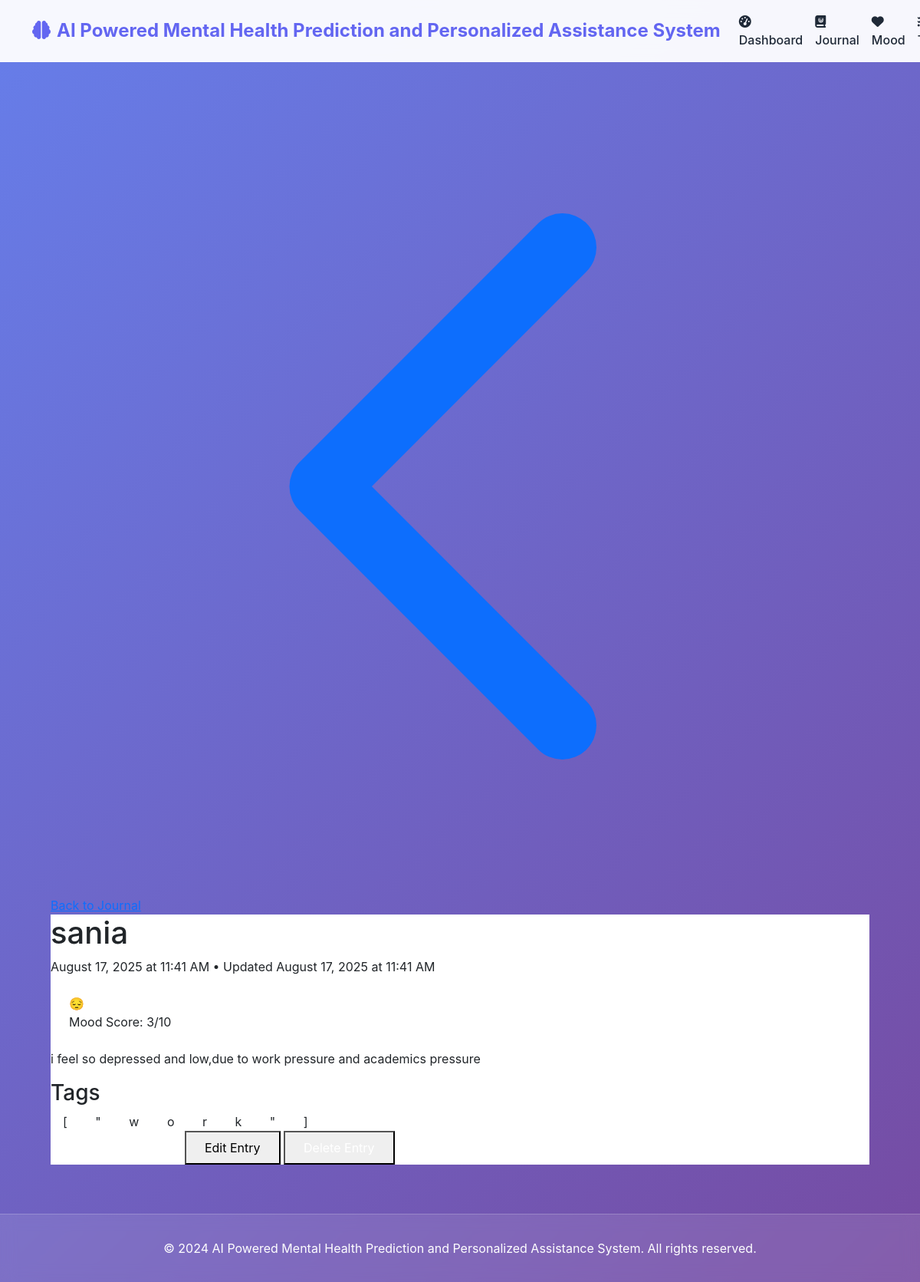
/journal/2 (signed in), run on the app's committed database.
### models.py (models this page shows)
class JournalEntry(db.Model):
    __tablename__ = 'journal_entries'
    id = db.Column(db.Integer, primary_key=True)
    user_id = db.Column(db.Integer, db.ForeignKey('users.id'), nullable=False)
    title = db.Column(db.String(200), nullable=False)
    content = db.Column(db.Text, nullable=False)
    mood_score = db.Column(db.Integer)  # 1-10 scale
    tags = db.Column(db.Text)  # Store as JSON string for SQLite
    created_at = db.Column(db.DateTime, default=lambda: datetime.now(timezone.utc))
    updated_at = db.Column(db.DateTime, default=lambda: datetime.now(timezone.utc), onupdate=lambda: datetime.now(timezone.utc))
    sentiment_score = db.Column(db.Float)
    emotion_labels = db.Column(db.Text)  # Store as JSON string for SQLite
    key_topics = db.Column(db.Text)  # Store as JSON string for SQLite
    ai_insights = db.Column(db.Text)

### routes.py (the view)
@journal_bp.route('/<int:entry_id>')
@login_required
def view_entry(entry_id):
    entry = JournalEntry.query.filter_by(id=entry_id, user_id=current_user.id).first_or_404()
    return render_template('journal/view.html', entry=entry)

### app.py (called while the page is built)
@login_manager.user_loader
def load_user(user_id):
    return User.query.get(int(user_id))

### templates/journal/view.html (shortened to what this page needs)
{% extends "base.html" %}
{% block content %}
<div class="container mx-auto px-4 py-8 max-w-4xl">
    <div class="mb-6">
        <a href="{{ url_for('journal.index') }}" class="text-blue-600 hover:text-blue-800 mb-4 inline-flex items-center">
            <svg class="w-4 h-4 mr-2" fill="none" stroke="currentColor" viewBox="0 0 24 24">
                <path stroke-linecap="round" stroke-linejoin="round" stroke-width="2" d="M15 19l-7-7 7-7"></path>
            </svg>
            Back to Journal
        </a>
    </div>
    <div class="bg-white rounded-lg shadow-md p-8">
        <div class="mb-6">
            <h1 class="text-3xl font-bold text-gray-800 mb-2">{{ entry.title }}</h1>
            <div class="flex items-center space-x-4 text-sm text-gray-500">
                <span>{{ entry.created_at.strftime('%B %d, %Y at %I:%M %p') }}</span>
                {% if entry.updated_at and entry.updated_at != entry.created_at %}
                <span>• Updated {{ entry.updated_at.strftime('%B %d, %Y at %I:%M %p') }}</span>
                {% endif %}
            </div>
        </div>
        {% if entry.mood_score %}
        <div class="mb-6 p-4 bg-blue-50 rounded-lg">
            <div class="flex items-center space-x-3">
                <span class="text-2xl">
                    {% if entry.mood_score >= 8 %}😊
                    {% elif entry.mood_score >= 6 %}🙂
                    {% elif entry.mood_score >= 4 %}😐
                    {% elif entry.mood_score >= 2 %}😔
                    {% else %}😢
                    {% endif %}
                </span>
                <div>
                    <span class="font-medium text-gray-700">Mood Score: {{ entry.mood_score }}/10</span>
                </div>
            </div>
        </div>
        {% endif %}
        <div class="prose max-w-none mb-6">
            <p class="text-gray-700 leading-relaxed whitespace-pre-wrap">{{ entry.content }}</p>
        </div>
        {% if entry.tags %}
        <div class="mb-6">
            <h3 class="text-sm font-medium text-gray-700 mb-2">Tags</h3>
            <div class="flex flex-wrap gap-2">
                {% for tag in entry.tags %}
                <span class="bg-gray-100 text-gray-700 px-3 py-1 rounded-full text-sm">{{ tag }}</span>
                {% endfor %}
            </div>
        </div>
        {% endif %}
        <div class="border-t pt-6 mt-6">
            <div class="flex space-x-4">
                <a href="{{ url_for('journal.new_entry') }}"
                   class="bg-blue-600 hover:bg-blue-700 text-white font-bold py-2 px-4 rounded-lg transition duration-200">
                </a>
                <button onclick="editEntry()"
                        class="bg-gray-300 hover:bg-gray-400 text-gray-800 font-bold py-2 px-4 rounded-lg transition duration-200">
                    Edit Entry
                </button>
                <button onclick="deleteEntry()"
                        class="bg-red-600 hover:bg-red-700 text-white font-bold py-2 px-4 rounded-lg transition duration-200">
                </button>
            </div>
        </div>
    </div>
</div>
{% endblock %}

### templates/base.html (style rules this page uses)
:root { --primary-color: #6366f1; --secondary-color: #8b5cf6; --accent-color: #06b6d4; --success-color: #10b981; --warning-color: #f59e0b; --danger-color: #ef4444; --dark-color: #1f2937; --light-color: #f8fafc; }
body { font-family: 'Inter', -apple-system, BlinkMacSystemFont, sans-serif; background: linear-gradient(135deg, #667eea 0%, #764ba2 100%); min-height: 100vh; }

### data on the page
JournalEntry: title "sania", created_at "August 17, 2025 at 11:41 AM", updated_at "August 17, 2025 at 11:41 AM", mood_score "3", content "i feel so depressed and low,due to work pressure and academics pressure"

### other printed values
{{ tag }} "[" "\"" "w" "o" "r" "k" "\"" "]"
